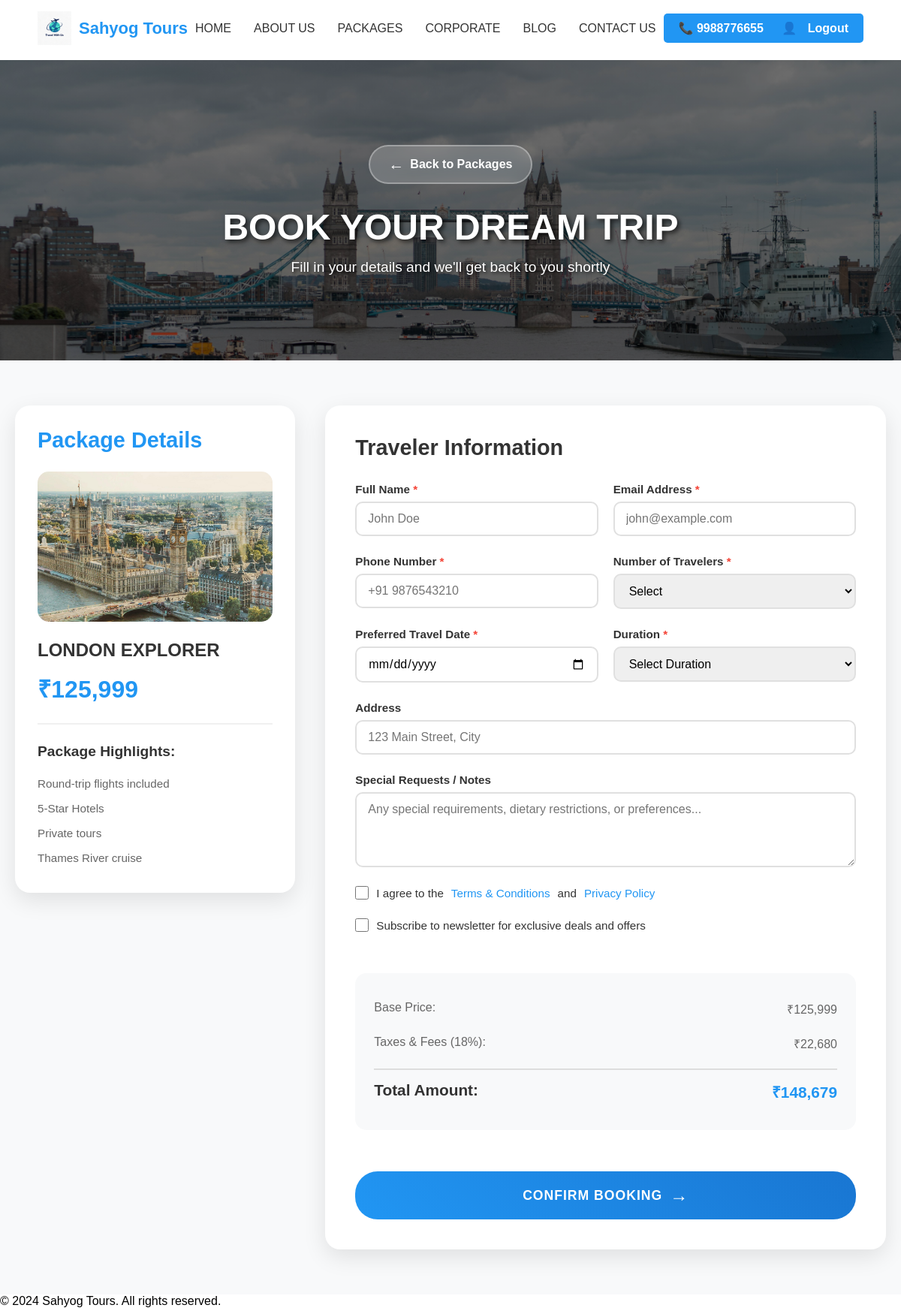
The page /booking.php?package_id=2 (signed in) on the database its author committed.
### tables this page shows
CREATE TABLE IF NOT EXISTS packages (
    id INT PRIMARY KEY AUTO_INCREMENT,
    package_name VARCHAR(200) NOT NULL,
    destination VARCHAR(100) NOT NULL,
    price DECIMAL(10, 2) NOT NULL,
    duration VARCHAR(50) NOT NULL,
    description TEXT,
    image_url VARCHAR(500),
    category VARCHAR(50),
    max_group_size INT,
    includes_flights BOOLEAN DEFAULT FALSE,
    hotel_rating INT,
    highlights TEXT,
    created_at TIMESTAMP DEFAULT CURRENT_TIMESTAMP,
    updated_at TIMESTAMP DEFAULT CURRENT_TIMESTAMP ON UPDATE CURRENT_TIMESTAMP
);

### booking.php (the view, shortened to what this page needs)
<?php
$package = null;
if (isset($_GET['package_id'])) {
    $package_id = intval($_GET['package_id']);
    try {
        $conn = getDBConnection();
        $stmt = $conn->prepare("SELECT * FROM packages WHERE id = ?");
        $stmt->execute([$package_id]);
        $package = $stmt->fetch();
    } catch(PDOException $e) {
    }
}
?>
<!DOCTYPE html>
<html lang="en">
<head>
    <link rel="stylesheet" href="style.css">
    <link rel="stylesheet" href="booking.css">
</head>
<body>
    <header>
        <nav class="navbar">
            <div class="logo">
                <img src="assets/logo.png" alt="Sahyog Tours">
                <span>Sahyog Tours</span>
            </div>
            <ul class="nav-menu">
                <li><a href="index.php">HOME</a></li>
                <li><a href="about.html">ABOUT US</a></li>
                <li><a href="packages.php">PACKAGES</a></li>
                <li><a href="corporate.html">CORPORATE</a></li>
                <li><a href="blog.html">BLOG</a></li>
                <li><a href="contact.html">CONTACT US</a></li>
            </ul>
            <div class="phone">
                <span>📞 9988776655</span>
                <?php if(isset($_SESSION['logged_in'])): ?>
                    <a href="dashboard.php" style="margin-left: 20px; color: #fff; text-decoration: none;">👤 <?php echo htmlspecialchars($_SESSION['username']); ?></a>
                    <a href="logout.php" style="margin-left: 10px; color: #fff; text-decoration: none;">Logout</a>
                <?php endif; ?>
            </div>
        </nav>
    </header>
    <section class="booking-hero">
        <div class="booking-hero-content">
            <a href="packages.php" class="back-btn">
                <span class="back-arrow">←</span> Back to Packages
            </a>
            <h1>BOOK YOUR DREAM TRIP</h1>
            <p>Fill in your details and we'll get back to you shortly</p>
        </div>
    </section>
    <section class="booking-container">
        <div class="booking-wrapper">
            <div class="package-summary">
                <h2>Package Details</h2>
                <div class="package-info">
                    <?php if($package): ?>
                        <img id="packageImage" src="<?php echo htmlspecialchars($package['image_url']); ?>" alt="Package">
                        <h3 id="packageName"><?php echo htmlspecialchars($package['package_name']); ?></h3>
                        <p class="package-price" id="packagePrice">₹<?php echo number_format($package['price'], 0); ?></p>
                        <div class="package-highlights">
                            <h4>Package Highlights:</h4>
                            <ul>
                                <?php
                                $highlights = explode('|', $package['highlights']);
                                foreach($highlights as $highlight):
                                ?>
                                    <li><?php echo htmlspecialchars($highlight); ?></li>
                                <?php endforeach; ?>
                            </ul>
                        </div>
                    <?php endif; ?>
                </div>
            </div>
            <div class="booking-form-section">
                <h2>Traveler Information</h2>
                <form class="booking-form" id="bookingForm" action="process_booking.php" method="POST">
                    <div class="form-row">
                        <div class="form-group">
                            <label for="fullName">Full Name <span class="required">*</span></label>
                            <input type="text" id="fullName" name="fullName"
                                   value="<?php echo htmlspecialchars($_SESSION['full_name']); ?>"
                                   placeholder="John Doe" required>
                        </div>
                        <div class="form-group">
                            <label for="email">Email Address <span class="required">*</span></label>
                            <input type="email" id="email" name="email"
                                   value="<?php echo htmlspecialchars($_SESSION['email']); ?>"
                                   placeholder="john@example.com" required>
                        </div>
                    </div>
                    <div class="form-row">
                        <div class="form-group">
                            <label for="phone">Phone Number <span class="required">*</span></label>
                            <input type="tel" id="phone" name="phone"
                                   placeholder="+91 9876543210" required>
                        </div>
                        <div class="form-group">
                            <label for="travelers">Number of Travelers <span class="required">*</span></label>
                            <select id="travelers" name="travelers" required onchange="updatePrice()">
                                <option value="">Select</option>
                            </select>
                        </div>
                    </div>
                    <div class="form-row">
                        <div class="form-group">
                            <label for="travelDate">Preferred Travel Date <span class="required">*</span></label>
                            <input type="date" id="travelDate" name="travelDate"
                                   min="<?php echo date('Y-m-d', strtotime('+3 days')); ?>" required>
                        </div>
                        <div class="form-group">
                            <label for="duration">Duration <span class="required">*</span></label>
                            <select id="duration" name="duration" required>
                                <option value="">Select Duration</option>
                            </select>
                        </div>
                    </div>
                    <div class="form-group">
                        <label for="address">Address</label>
                        <input type="text" id="address" name="address"
                               placeholder="123 Main Street, City">
                    </div>
                    <div class="form-group">
                        <label for="specialRequests">Special Requests / Notes</label>
                        <textarea id="specialRequests" name="specialRequests" rows="4"
                                  placeholder="Any special requirements, dietary restrictions, or preferences..."></textarea>
                    </div>
                    <div class="form-group checkbox-group">
                        <label>
                            <input type="checkbox" name="terms" required>
                            I agree to the <a href="#">Terms & Conditions</a> and
                            <a href="#">Privacy Policy</a>
                        </label>
                    </div>
                    <div class="form-group checkbox-group">
                        <label>
                            <input type="checkbox" name="newsletter">
                            Subscribe to newsletter for exclusive deals and offers
                        </label>
                    </div>
                    <div class="price-summary">
                        <div class="price-row">
                            <span>Base Price:</span>
                            <span id="basePrice">₹<?php echo $package ? number_format($package['price'], 0) : 'XX,XXX'; ?></span>
                        </div>
                        <div class="price-row">
                            <span>Taxes & Fees (18%):</span>
                            <span id="taxes">₹<?php echo $package ? number_format($package['price'] * 0.18, 0) : 'X,XXX'; ?></span>
                        </div>
                        <div class="price-row total">
                            <span>Total Amount:</span>
                            <span id="totalPrice">₹<?php echo $package ? number_format($package['price'] * 1.18, 0) : 'XX,XXX'; ?></span>
                        </div>
                    </div>
                    <button type="submit" class="submit-btn">
                        <span>Confirm Booking</span>
                        <span class="btn-icon">→</span>
                    </button>
                </form>
            </div>
        </div>
    </section>
    <footer class="footer">
        <div class="footer-content">
            <p>&copy; 2024 Sahyog Tours. All rights reserved.</p>
        </div>
    </footer>
</body>
</html>

### style.css (style rules this page uses)
* { margin: 0; padding: 0; box-sizing: border-box; }
html { scroll-behavior: smooth; }
body { overflow-x: hidden; }
body { font-family: Arial, sans-serif; margin: 0; padding: 0; }
.navbar { display: flex; justify-content: space-between; align-items: center; padding: 15px 50px; background: rgba(255, 255, 255, 0.95); position: fixed; top: 0; width: 100%; z-index: 1000; }
.logo { display: flex; align-items: center; gap: 10px; color: #2196f3; font-weight: bold; font-size: 22px; }
.logo img { width: 45px; height: 45px; }
.nav-menu { display: flex; list-style: none; gap: 30px; }
.nav-menu a { text-decoration: none; color: #333; font-weight: 500; transition: color 0.3s; }
.phone { background: #2196f3; color: white; padding: 10px 20px; border-radius: 5px; font-weight: bold; }

### rows shown on the page
packages: image_url (picture), package_name "LONDON EXPLORER", price "125,999", highlights "Round-trip flights included", highlights "5-Star Hotels", highlights "Private tours", highlights "Thames River cruise", $package['price']*0.18 "22,680", $package['price']*1.18 "148,679"
